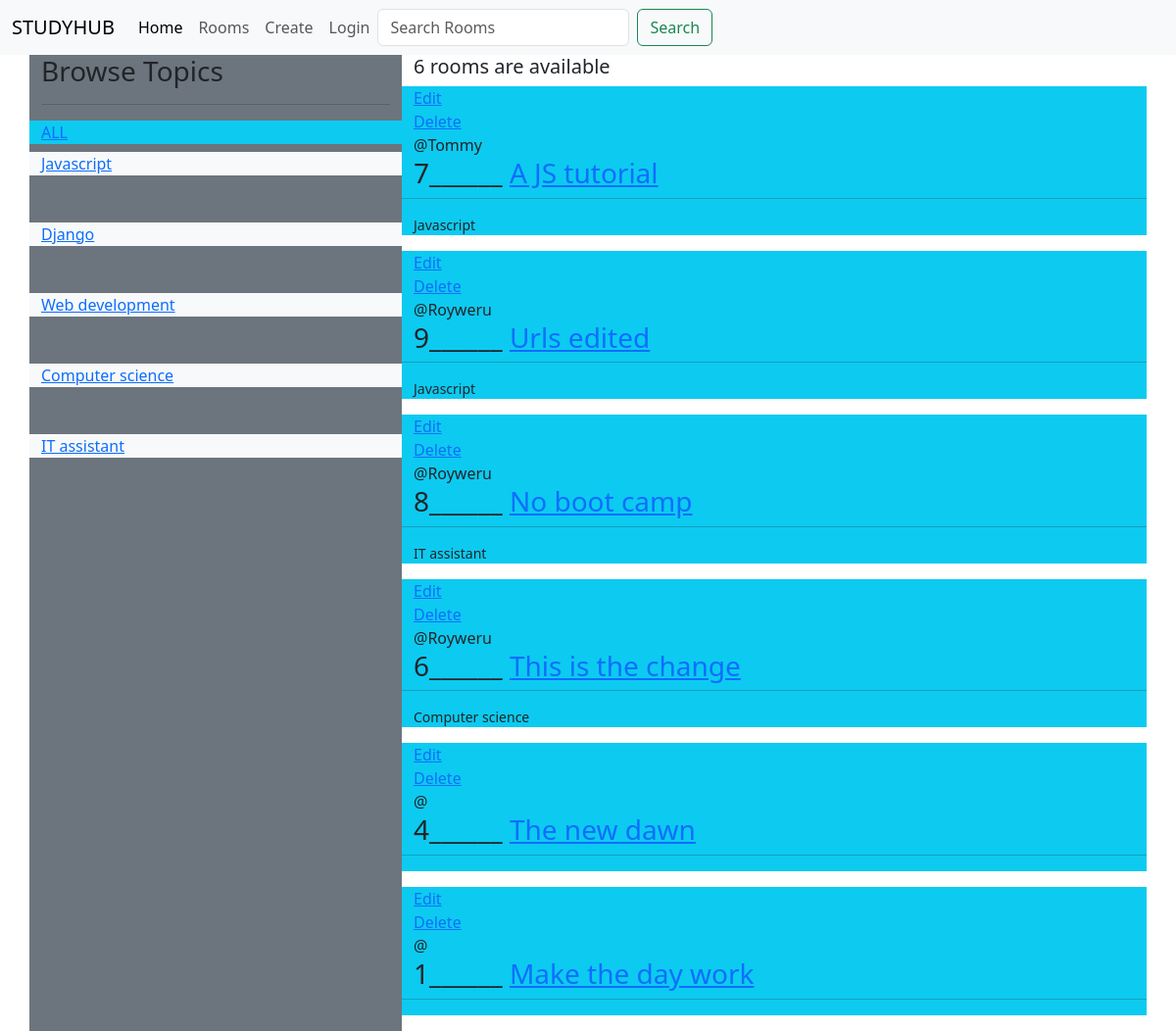
The app's page /room/, older data.
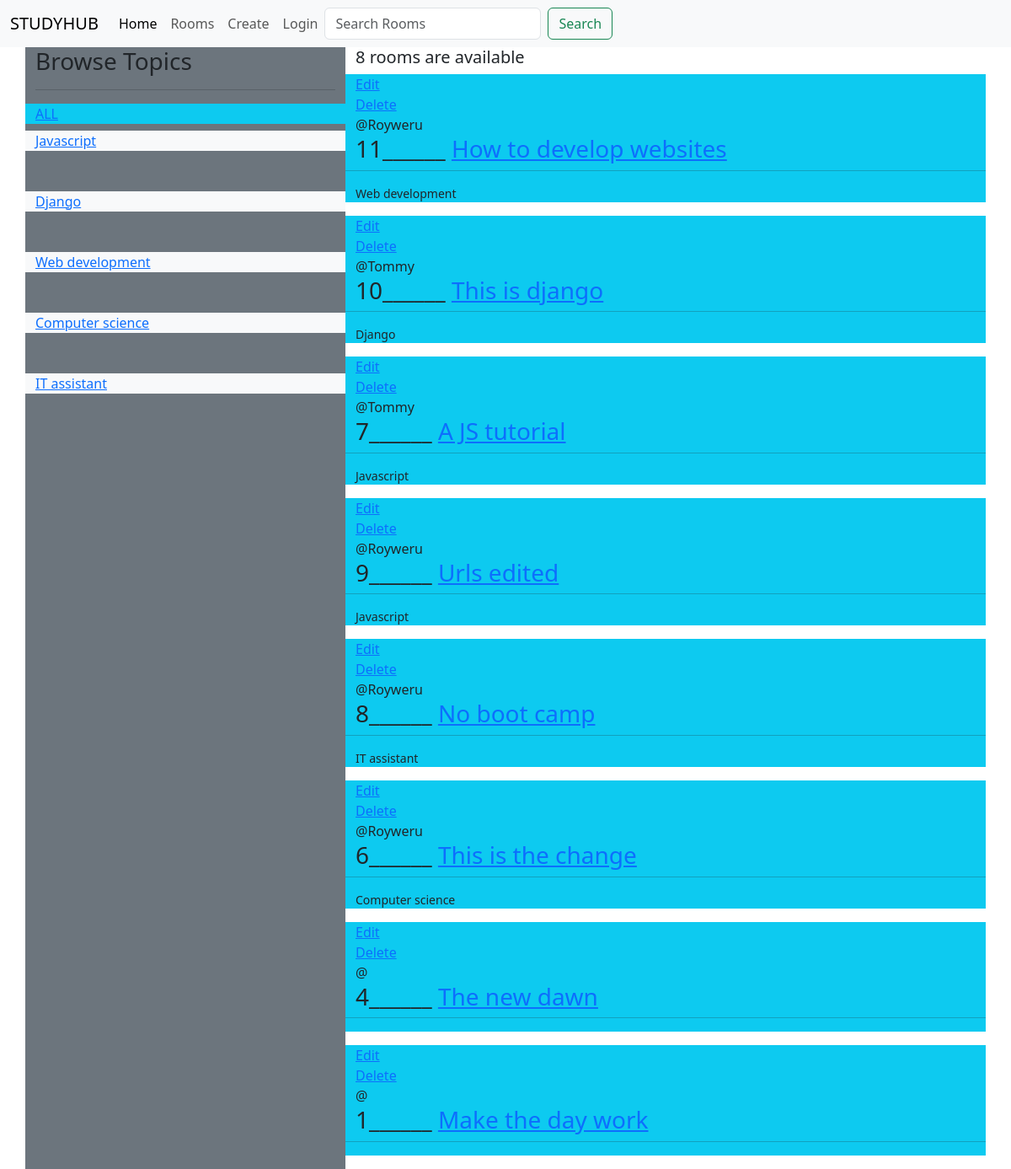
The same page, newer data.
### room/models.py (models this page shows, shortened)
class Topic(models.Model):
    name = models.CharField(max_length=200)

class Room(models.Model):
    host =models.ForeignKey(User, on_delete=models.SET_NULL, null=True)
    topic = models.ForeignKey(Topic , on_delete=models.SET_NULL, null=True)
    name = models.CharField(max_length=200)
    description = models.TextField( null=True , blank=True)
    updated = models.DateField(auto_now=True)
    created = models.DateTimeField(auto_now_add=True)
    class Meta:
        ordering = ['-updated', '-created']

### room/views.py (the view)
# urls.py: path('room/',views.room_page , name='rooms'),
def room_page(request):
    q= request.GET.get('q') if request.GET.get('q') != None else ''
    rooms = Room.objects.filter(Q(topic__name__icontains = q)|
                                Q(name__icontains=q)|
                                Q(description__icontains=q)
                                )
    topics = Topic.objects.all()
    room_count = rooms.count()
    context = {'rooms':rooms ,'topics':topics, 'room_count':room_count}
    return render(request, 'Rooms.html',context)

### templates/Rooms.html
{% extends 'base.html' %}
{% block content %}
<div class="container">
  <div class="row">
    <div class="col-md-4 bg-secondary">
      <h3>Browse Topics</h3>
      <hr>
      <div class="row mt-2 bg-info">
        <a href="{% url 'rooms' %}">ALL</a>
      </div>
      {% for topic in topics %}
        <div class="row bg-light mb-5 mt-2">
          <a href="{% url 'rooms' %}?q={{topic.name}}">{{topic.name}}</a>
        </div>
      {% endfor %}
    </div>
    <div class="col-md-8">
      <h5>{{room_count}} rooms are available</h5>
      {% for room in rooms %}
      <div class="row bg-info mb-3">
        <span><a href="{% url 'update' room.id %}">Edit</a></span><br />
        <span><a href="{% url 'delete' room.id %}">Delete</a></span><br />
        <span>@{{room.host.username}}</span>
        <h3 color>
          {{room.id}}______
          <a href="/room/{{room.id}}">{{room.name}}</a>
        </h3>
        <hr />
        <small>{{room.topic.name}}</small>
      </div>
      {% endfor %}
    </div>
  </div>
</div>
{% endblock %}

Row changes from the older to the newer data that the page shows:
added Room: host.username "Royweru", id "11", name "How to develop websites", topic.name "Web development"
added Room: host.username "Tommy", id "10", name "This is django", topic.name "Django"
Text that changed along with them:
{{ room_count }}: "6" → "8"
